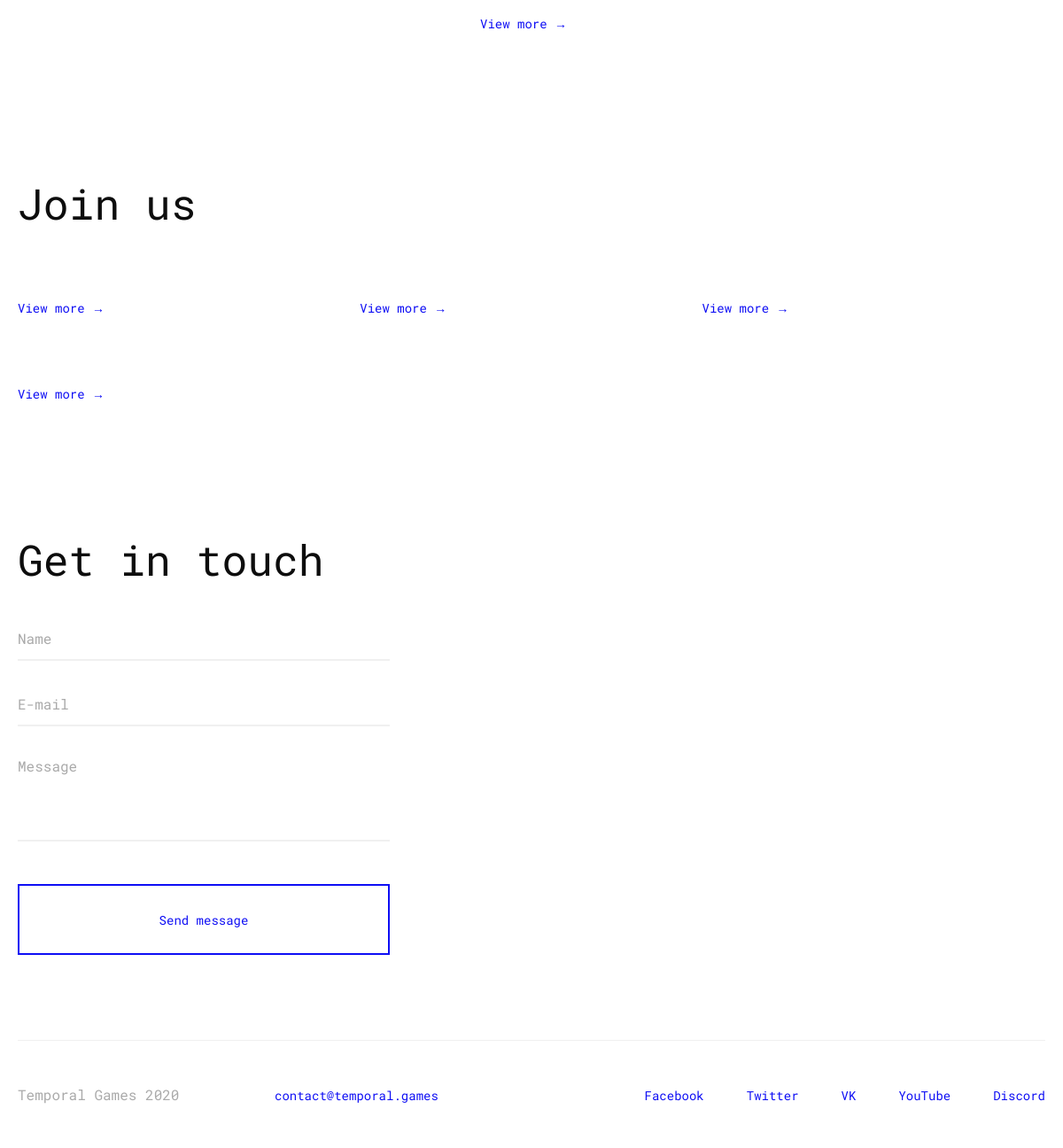
Before: / (lower part) with the older database file.
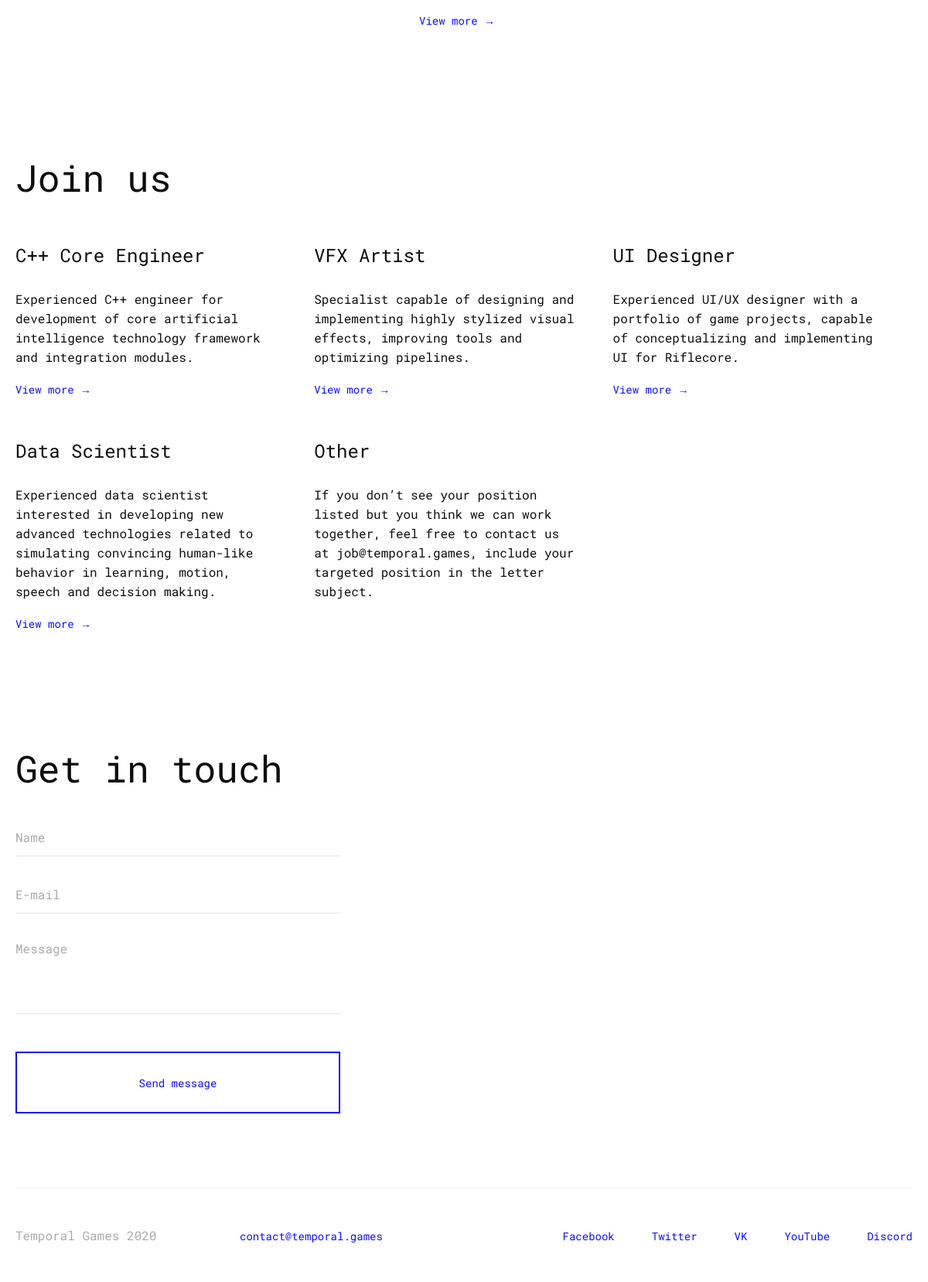
After: the same page with the newer database file.
### main/models.py (models this page shows, shortened)
class Job(models.Model):
    title = models.CharField(max_length=200, help_text='Enter a title of job')
    short_description = models.TextField(max_length=1000, help_text='Enter a short description of job')
    description = models.TextField(max_length=2000, blank=True, null=True, help_text='Enter a full description of job')
    tag = models.CharField(max_length=200, help_text='Enter a tag of job', blank=True, null=True)
    responsibility_1 = models.CharField(max_length=300, blank=True, null=True, help_text='Enter a responsibility of vacancy')
    responsibility_2 = models.CharField(max_length=300, blank=True, null=True, help_text='Enter a responsibility of vacancy')
    responsibility_3 = models.CharField(max_length=300, blank=True, null=True, help_text='Enter a responsibility of vacancy')
    responsibility_4 = models.CharField(max_length=300, blank=True, null=True, help_text='Enter a responsibility of vacancy')
    responsibility_5 = models.CharField(max_length=300, blank=True, null=True, help_text='Enter a responsibility of vacancy')
    requirement_1 = models.CharField(max_length=300, blank=True, null=True, help_text='Enter a requirement of vacancy')
    requirement_2 = models.CharField(max_length=300, blank=True, null=True, help_text='Enter a requirement of vacancy')
    requirement_3 = models.CharField(max_length=300, blank=True, null=True, help_text='Enter a requirement of vacancy')
    requirement_4 = models.CharField(max_length=300, blank=True, null=True, help_text='Enter a requirement of vacancy')
    requirement_5 = models.CharField(max_length=300, blank=True, null=True, help_text='Enter a requirement of vacancy')
    requirement_6 = models.CharField(max_length=300, blank=True, null=True, help_text='Enter a requirement of vacancy')
    requirement_7 = models.CharField(max_length=300, blank=True, null=True, help_text='Enter a requirement of vacancy')
    requirement_8 = models.CharField(max_length=300, blank=True, null=True, help_text='Enter a requirement of vacancy')
    requirement_9 = models.CharField(max_length=300, blank=True, null=True, help_text='Enter a requirement of vacancy')
    nice_to_have_1 = models.CharField(max_length=300, blank=True, null=True, help_text='Enter a nice to have of vacancy')
    nice_to_have_2 = models.CharField(max_length=300, blank=True, null=True, help_text='Enter a nice to have of vacancy')

### main/views.py (the view)
# urls.py: path('', views.index, name='home'),
def index(request):
    solutions = Solution.objects.all()
    jobs = Job.objects.all()
    return render(request, "main/index.html", {'solutions': solutions, 'jobs': jobs})

### main/templates/main/index.html (shortened to what this page needs)
{% extends 'main/layout.html' %}
{% load static %}
{% block body %}
<body class="fadein" id="main">
	<div class="wrapper">
		<div class="items">
			<div class="content">
				<div class="item" id="riflecore">
					<div class="item_right">
						<p><a href="{% url 'riflecore' %}">View more <span class="arrow">&rarr;</span></a></p>
					</div>
				</div>
			</div>
		</div>
		<div class="jobs" id="jobs">
			<div class="content">
				<p class="heading">Join us</p>
				<div class="job_list">
					<div class="job_list_item">
						<h3>{{ jobs.0.title }}</h3>
						<p>{{ jobs.0.short_description }}</p>
						<p><a href="{% url 'core_engineer' %}">View more <span class="arrow">&rarr;</span></a></p>
					</div>
					<div class="job_list_item">
						<h3>{{ jobs.1.title }}</h3>
						<p>{{ jobs.1.short_description }}</p>
						<p><a href="{% url 'vfx_artist' %}">View more <span class="arrow">&rarr;</span></a></p>
					</div>
					<div class="job_list_item">
						<h3>{{ jobs.2.title }}</h3>
						<p>{{ jobs.2.short_description }}</p>
						<p><a href="{% url 'ui_designer' %}">View more <span class="arrow">&rarr;</span></a></p>
					</div>
					<div class="job_list_item">
						<h3>{{ jobs.3.title }}</h3>
						<p>{{ jobs.3.short_description }}</p>
						<p><a href="{% url 'data_scientist' %}">View more <span class="arrow">&rarr;</span></a></p>
					</div>
					<div class="job_list_item">
						<h3>{{ jobs.4.title }}</h3>
						<p>{{ jobs.4.short_description }}</p>
					</div>
				</div>
			</div>
		</div>
		<div id="contacts"></div>
		<div class="contacts">
			<div class="content">
				<p class="heading">Get in touch</p>
				<form id="form" onsubmit="submitForm(event)">
					<input type="text" name="name" placeholder="Name" id="name" onfocus="focusIn(this)" onfocusout="focusOut(this, 'Name')">
					<input type="text" name="email" placeholder="E-mail" id="email" onfocus="focusIn(this)" onfocusout="focusOut(this, 'E-mail')">
					<textarea type="text" name="message" placeholder="Message" id="message" onfocus="focusIn(this)" onfocusout="focusOut(this, 'Message')" maxlength="500"></textarea>
					<input type="submit" value="Send message" class="submit">
				</form>
			</div>
		</div>
		<div class="content">
			<footer>
				<p class="footer_left">Temporal Games 2020</p>
				<p class="footer_middle"><a href="mailto:contact@temporal.games">contact@temporal.games</a></p>
				<p class="footer_right"><a href="https://www.facebook.com/temporalgames" target="_blank" rel="noopener">Facebook</a><a href="https://twitter.com/temporal_games" target="_blank"rel="noopener">Twitter</a><a href="https://vk.com/temporalgames" target="_blank"rel="noopener">VK</a><a href="https://www.youtube.com/c/temporalgames" target="_blank"rel="noopener">YouTube</a><a href="https://discord.gg/RFWQ6K7" target="_blank"rel="noopener">Discord</a></p>
			</footer>
		</div>
	</div>
</body>
{% endblock %}

Changed rows visible on the page:
added Job: title "C++ Core Engineer", short_description "Experienced C++ engineer for development of core artificial intelligence technology framework and integration modules."
added Job: title "VFX Artist", short_description "Specialist capable of designing and implementing highly stylized visual effects, improving tools and optimizing pipelines."
added Job: title "UI Designer", short_description "Experienced UI/UX designer with a portfolio of game projects, capable of conceptualizing and implementing UI for Riflecore."
added Job: title "Data Scientist", short_description "Experienced data scientist interested in developing new advanced technologies related to simulating convincing human-like behavior in learning, motion, speech and decision making."
added Job: title "Other", short_description "If you don’t see your position listed but you think we can work together, feel free to contact us at job@temporal.games, include your targeted position in the letter subject."
